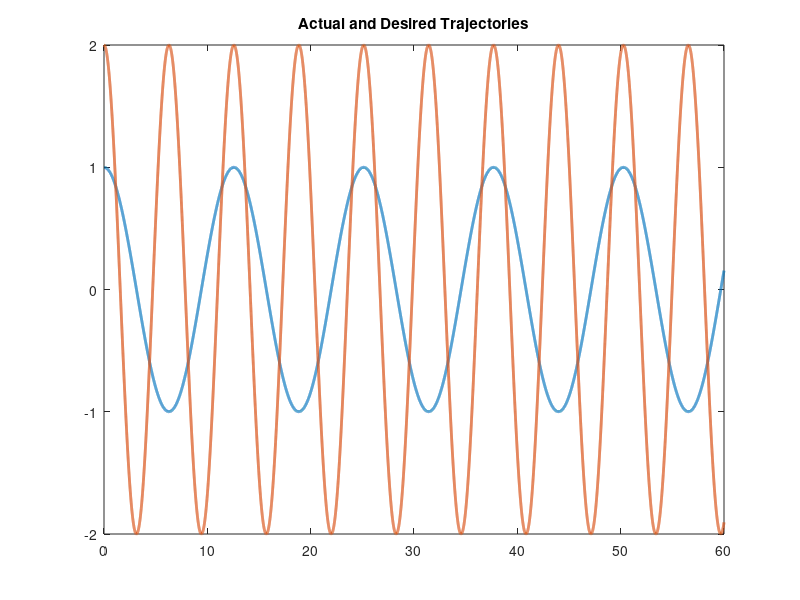

The MATLAB script that drew this image: (Note: this script raises an error after producing the figure.)
function twoLinkRobotAdaptive
close all
global controlinput wHat t1 t2 u 

%Set up parameters for sim
%Errors in Yd matrix are qd - q and this entire matrix has errors qd - q

p1       = 3.473;
p2       = 0.196;
p3       = 0.242;
f1       = 5.3;
f2       = 1.1;
fs1      = 1.2;
fs2      = 0.4;


% Stacked parameter vector
theta    = [p1;p2;p3;f1;f2;fs1;fs2];
controlinput = [1;1];

% Simulation final time
tf   = 60;

% Initial condition vector (X0 must be same size and "form" as X and XDot below)
% (i.e1., in this sim, X0 = [e0;r0;thetahat0])
X0   = [4;10;3;2;1;1];

% Options for integration function
opts = odeset('RelTol',1e-3,'AbsTol',1e-3);

% Integrate (you can send the paramters theta to the dynamics as seen below)
[t,STATES] = ode45(@(t,X) twoLinkdynamics(t,X,theta),[0 tf],X0,opts);

% Set up desired trajectory data for plots (enter desired trajectory for your simulation)
qd = [cos(0.5*t) 2*cos(t)]';

% Parse integrated states (STATES is the same "form" as X0)
% (i.e1., in this sim, STATES = [e1 r thetahat] over all time);
e  = STATES(:,1:2)';
r  = STATES(:,3:4)';
thetaHat = STATES(:,5:6)';


% Compute x from e1 and xd for plotting purposes
q  = qd - e;

% Plot the actual vs desired trajectories
figure(1)
plot(t,qd,'-','LineWidth',2)
title('Actual and Desired Trajectories');
hold on
ax = gca;
ax.ColorOrderIndex = 1;
plot(t,q,':','LineWidth',2)
xlabel('time')
hold off

% Plot the filtered tracking error
figure(2)
plot(t,r,'--','LineWidth',2)
title('Filtered Tracking error')
xlabel('time')

% Plot the adaptive estimates vs actual parameters
figure(3)
plot(t,repmat(theta,1,length(t)),'-','LineWidth',2)
hold on
ax = gca;
ax.ColorOrderIndex = 1;
plot(t,thetaHat,':','LineWidth',2)
xlabel('time')

title('Adaptive Estimates & Actual Parameters')
hold off

figure(4)
time = 0:tf/length(controlinput):tf;
time(end) = [];
plot(time,controlinput(1,:))
title('Control input for Link 1');
xlabel('Time(s)')
ylabel('Torque(Nm)')

figure(5)
time = 0:tf/length(controlinput):tf;
time(end) = [];
plot(time,controlinput(2,:))
title('Control input for Link 2');
xlabel('Time(s)')
ylabel('Torque(Nm)')

% figure(6)
% plot(t,repmat(theta,1,length(t))-thetaHat,'-','LineWidth',2)
% title('Parameter Estimates')
% xlabel('time');
% ylabel('Amplitude');


function [XDot] = twoLinkdynamics(t,X,theta)
global u controlinput t1 t2 
t;
% Parse parameter vector
p1  = theta(1);
p2  = theta(2);
p3  = theta(3);
f1  = theta(4);
f2  = theta(5);
fs1 = theta(6);
fs2 = theta(7);


% Select gains for controller
K        = 40;
K1       = 40;
K2       = 40;

a1       = 20;    

gamma = [0.5 0; 
         0 0.5];

beta     = 0.05;

wHat1    = K1*3;
wHat2    = K2*2;
t1       = 1;
t2       = 1;



% Desired trajectory and needed derivatives
qd       = [cos(0.5*t);2*cos(t)];
qdDot    = [-0.5*sin(0.5*t);-2*sin(t)]; %Enter the expression
qdDotDot = [-0.25*cos(0.5*t);-2*cos(t)]; %Enter the expression



% Parse current states (X is the same size and "form" as X0)
% (i.e1., in this sim, X = [e1;r;thetahat])
e        = [X(1);X(2)];
r        = [X(3);X(4)];
thetaHat = [X(5);X(6)];


% Compute current x and xDot for convenience
q        = qd - e;
qDot     = qdDot + a1*e - r;



% Compute cos(x2) and sin(x2) for convenience
c2       = cos(q(2));
s2       = sin(q(2));


% Compute current matrices for the dynamics
M        = [p1 + 2*p3*c2 p2 + p3*c2;p2 + p3*c2 p2];
Vm       = [-p3*s2*qDot(2) -p3*s2*(qDot(1) + qDot(2));p3*s2*qDot(1) 0];
fd       = [f1 0;0 f2];


%Ys Matrix
ys11    =   sign(qDot(1));
ys12    =  0;

ys21    = 0;
ys22    =   sign(qDot(2));

Ys      = [ys11 ys12;ys21 ys22];

 

% Design controller




if t == t1*4*pi
   
            if abs(wHat1) < beta
                                                             %Finding the saturated values for wHat1 
            else
                wHat1 = sign(wHat1)*beta;

            end
            
            if abs(wHat2) < beta
                                                             %Finding the saturated values for  wHat2
                else 
                    wHat2 = sign(wHat2)*beta;
            end
     wHat1 = wHat1 + K1*r(1);
     wHat2 = wHat2 + K2*r(2);                                        %Updating the wHat periodically
     t1 = t1 + 1;
else
            if t == t2*2*pi
             
                   if abs(wHat2) < beta
                                                                 %Finding the saturated values for  wHat2
                    else 
                        wHat2 = sign(wHat2)*beta;
                   end
                   
                   wHat2 = wHat2 + K2*r(2);
              t2 = t2 + 1;
            else
                    wHat1 = K1*r(1);
                    wHat2 = K2*r(2);
    end
    
    
end

wHat = [wHat1; wHat2];



u        = K*r + e + wHat + Ys*thetaHat; %Enter the expression

controlinput = horzcat(controlinput,u);

% Compute current closed-loop dynamics
eDot       = r - a1*e;

rDot       = M\(M*qdDotDot + Vm*qDot + fd*qDot +[fs1 0; 0 fs2]*[sign(qDot(1)); sign(qDot(2))]+ M*a1*eDot - u); %Enter the expression


thetaHatDot = (gamma*Ys'*r); %Enter the expression

% Stacked dynamics vector (XDot is the same size and "form" as X)
XDot        = [eDot;rDot;thetaHatDot];
